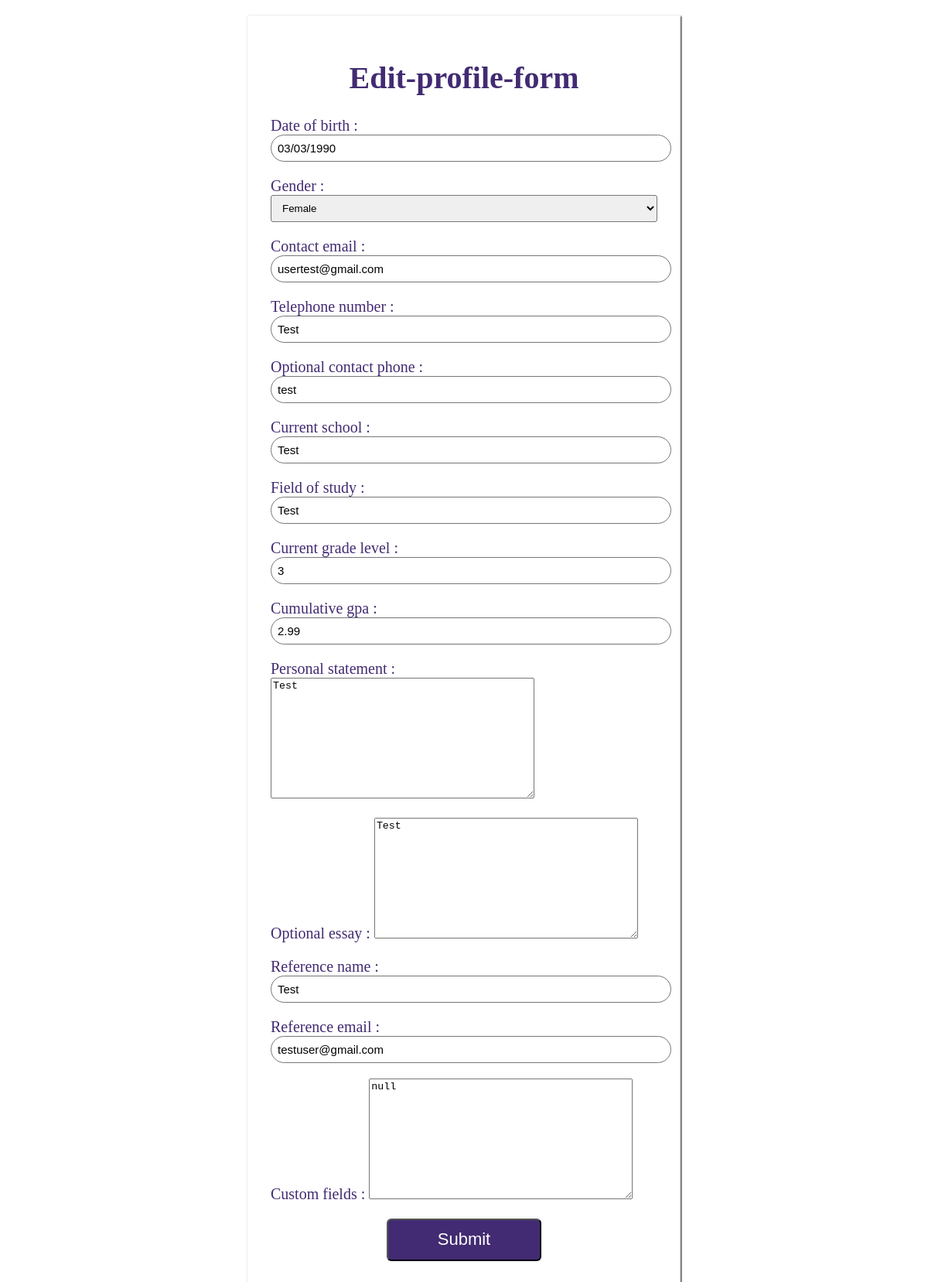
The app's page /profile/edit_profile/1/ (signed in) with its own data.
### userprofile/models.py (models this page shows, shortened)
class UserProfile(models.Model):
    id= models.IntegerField(primary_key=True)
    user = models.OneToOneField(User, on_delete=models.CASCADE)
    date_of_birth = models.DateField(null=True)
    gender = models.CharField(max_length=10, choices=[('male', 'Male'), ('female', 'Female'), ('other', 'Other')])
    contact_email = models.EmailField(null=True)
    telephone_number = models.CharField(max_length=20,null=True)
    optional_contact_phone = models.CharField(max_length=20,null=True)
    current_school = models.CharField(max_length=255,null=True)
    field_of_study = models.CharField(max_length=255,null=True)
    current_grade_level = models.CharField(max_length=10,null=True)
    cumulative_gpa = models.DecimalField(max_digits=4, decimal_places=2,null=True)
    personal_statement = models.TextField(null=True)
    optional_essay = models.TextField(null=True)
    reference_name = models.CharField(max_length=255,null=True)
    reference_email = models.EmailField(null=True)
    custom_fields = JSONField(blank=True, null=True)

### userprofile/views.py (the view)
# urls.py: path('edit_profile/<int:id>/',views.edit_profile, name='editprofile'),
@login_required
def edit_profile(request, id):
    profile = UserProfile.objects.get(id=id)
    if request.method == "POST":
        form = UserProfileForm(request.POST, request.FILES,instance=profile)
        if form.is_valid():
            if form.is_valid():
                form.save()
                return redirect('viewprofile')
    else:
        form = UserProfileForm(instance=profile)
    return render(request, 'edit_profile.html', {"form": form})

### userprofile/forms.py
class UserProfileForm(forms.ModelForm):
    class Meta:
        model = UserProfile
        exclude = ['id','user']

### userprofile/templates/edit_profile.html (shortened to what this page needs)
<!DOCTYPE html>
<html lang="en">
<head>
</head>
<body>
   <div class="wrapper">
       <div class="form">
    <form method="POST" enctype="multipart/form-data">
        <h1>Edit-profile-form</h1>
        {{form.as_p}}
        <button>Submit</button>
    </form>
    </div>
    </div>
</body>
</html>

### userprofile/templates/edit_profile.html (style rules this page uses)
h1 { text-align: center; }
body { background-color:white; align-items: center; justify-content: center; font-size: 20px; color:#422b72; }
input { width: 100%; outline: none; border: 1px solid rgb(118,118,118);; font-size: 15px; padding: 8px 8px; border-radius: 20px; }
select { width: 100%; padding: 8px 10px; border-radius: 3px; transition: all 0.3; }
.wrapper { max-width: 500px; width: 80%; background: #fff; margin: 20px auto; padding: 30px; box-shadow: 1px 1px 2px rgba(0,0,0, 125); }
button { background:#422b72; color: white; display: block; margin: 0 auto; top: 30px; height: 55px; width :40%; border-radius: 6px; align-items: center; font-size: 22px; }

### records on screen
UserProfile: date_of_birth "03/03/1990", gender "Female", contact_email "usertest@gmail.com", telephone_number "Test", optional_contact_phone "test", current_school "Test", field_of_study "Test", current_grade_level "3", cumulative_gpa "2.99", personal_statement "Test", optional_essay "Test", reference_name "Test", reference_email "testuser@gmail.com", custom_fields "null"
